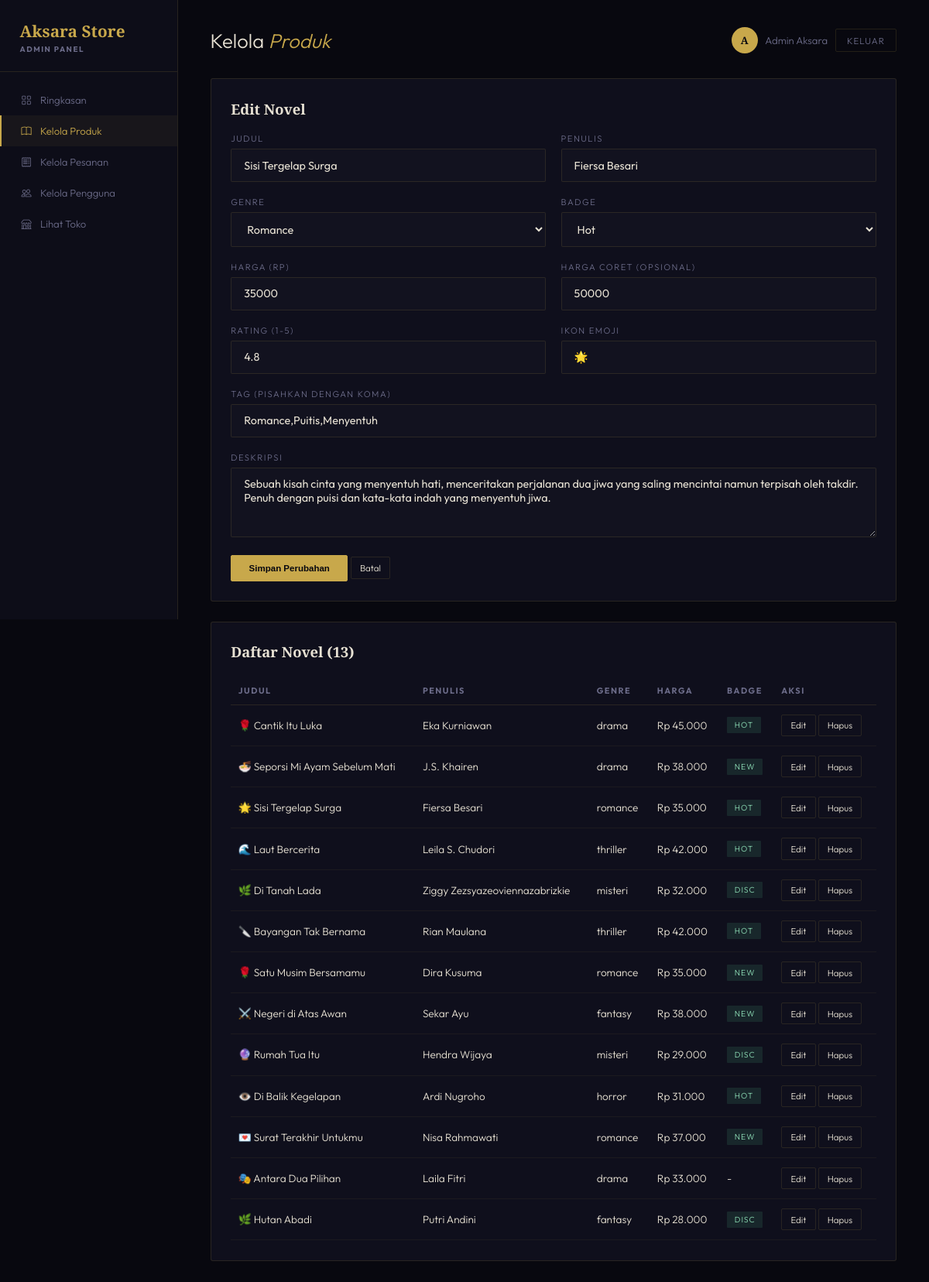
/admin/produk.php?edit=3 (signed in), run on the app's committed database.
### tables this page shows
CREATE TABLE IF NOT EXISTS novels (
  id            INT AUTO_INCREMENT PRIMARY KEY,
  title         VARCHAR(150) NOT NULL,
  author        VARCHAR(120) NOT NULL,
  genre         VARCHAR(40)  NOT NULL,
  price         INT NOT NULL,
  orig_price    INT DEFAULT NULL,
  rating        DECIMAL(2,1) DEFAULT 4.5,
  badge         ENUM('new','hot','disc','') DEFAULT '',
  icon          VARCHAR(10)  DEFAULT '📖',
  description   TEXT,
  tags          VARCHAR(255) DEFAULT NULL,
  cover_bg      VARCHAR(255) DEFAULT NULL,
  cover_color   VARCHAR(20)  DEFAULT '#c8a84b',
  status        ENUM('active','hidden') NOT NULL DEFAULT 'active',
  created_at    DATETIME DEFAULT CURRENT_TIMESTAMP
);

### config/session.php (called while the page is built, shortened)
<?php
function e(string $str): string {
    return htmlspecialchars($str, ENT_QUOTES, 'UTF-8');
}

### admin/produk.php (the view, shortened to what this page needs)
<?php
require_once __DIR__ . '/../config/session.php';
require_once __DIR__ . '/../config/database.php';
$editData = null;
if (isset($_GET['edit'])) {
    $stmt = $pdo->prepare('SELECT * FROM novels WHERE id = ?');
    $stmt->execute([(int)$_GET['edit']]);
    $editData = $stmt->fetch();
}
$novels = $pdo->query('SELECT * FROM novels ORDER BY created_at DESC')->fetchAll();
include __DIR__ . '/_nav.php';
?>
    <div class="dash-top">
      <div class="dash-title">Kelola <span>Produk</span></div>
      <div class="user-chip">
        <div class="av"><?= strtoupper(substr($_SESSION['full_name'],0,1)) ?></div>
        <div><?= e($_SESSION['full_name']) ?></div>
        <a href="../auth/logout.php" class="btn-logout">Keluar</a>
      </div>
    </div>
    <div class="panel">
      <div class="panel-head"><h3><?= $editData ? 'Edit Novel' : 'Tambah Novel Baru' ?></h3></div>
      <form method="post">
        <div class="form-grid">
          <div><label class="f-label">Judul</label><input class="c-input" name="title" required value="<?= e($editData['title'] ?? '') ?>"/></div>
          <div><label class="f-label">Penulis</label><input class="c-input" name="author" required value="<?= e($editData['author'] ?? '') ?>"/></div>
          <div>
            <label class="f-label">Genre</label>
            <select class="c-input" name="genre" required>
              <?php foreach (['drama','romance','thriller','misteri','fantasy','horror'] as $g): ?>
                <option value="<?= $g ?>" <?= (($editData['genre'] ?? '')===$g)?'selected':'' ?>><?= ucfirst($g) ?></option>
              <?php endforeach; ?>
            </select>
          </div>
          <div>
            <label class="f-label">Badge</label>
            <select class="c-input" name="badge">
              <option value="hot" <?= (($editData['badge'] ?? '')==='hot')?'selected':'' ?>>Hot</option>
            </select>
          </div>
          <div><label class="f-label">Harga (Rp)</label><input class="c-input" type="number" name="price" required value="<?= e((string)($editData['price'] ?? '')) ?>"/></div>
          <div><label class="f-label">Harga Coret (opsional)</label><input class="c-input" type="number" name="orig_price" value="<?= e((string)($editData['orig_price'] ?? '')) ?>"/></div>
          <div><label class="f-label">Rating (1-5)</label><input class="c-input" type="number" step="0.1" min="1" max="5" name="rating" value="<?= e((string)($editData['rating'] ?? '4.5')) ?>"/></div>
          <div><label class="f-label">Ikon Emoji</label><input class="c-input" name="icon" value="<?= e($editData['icon'] ?? '📖') ?>"/></div>
          <div class="full"><label class="f-label">Tag (pisahkan dengan koma)</label><input class="c-input" name="tags" value="<?= e($editData['tags'] ?? '') ?>"/></div>
          <div class="full"><label class="f-label">Deskripsi</label><textarea class="c-input" name="description"><?= e($editData['description'] ?? '') ?></textarea></div>
        </div>
        <button class="btn-sm primary" type="submit" style="padding:.6rem 1.4rem">
          <?= $editData ? 'Simpan Perubahan' : 'Tambah Novel' ?>
        </button>
        <?php if ($editData): ?><a href="produk.php" class="btn-sm">Batal</a><?php endif; ?>
      </form>
    </div>
    <div class="panel">
      <div class="panel-head"><h3>Daftar Novel (<?= count($novels) ?>)</h3></div>
      <table>
        <thead><tr><th>Judul</th><th>Penulis</th><th>Genre</th><th>Harga</th><th>Badge</th><th>Aksi</th></tr></thead>
        <tbody>
        <?php foreach ($novels as $n): ?>
          <tr>
            <td><?= $n['icon'] ?> <?= e($n['title']) ?></td>
            <td><?= e($n['author']) ?></td>
            <td><?= e($n['genre']) ?></td>
            <td>Rp <?= number_format($n['price'],0,',','.') ?></td>
            <td><?= $n['badge'] ? '<span class="badge badge-active">'.e($n['badge']).'</span>' : '-' ?></td>
            <td>
              <a href="produk.php?edit=<?= $n['id'] ?>" class="btn-sm">Edit</a>
              <a href="produk.php?hapus=<?= $n['id'] ?>" class="btn-sm danger" onclick="return confirm('Hapus novel ini?')">Hapus</a>
            </td>
          </tr>
        <?php endforeach; ?>
        </tbody>
      </table>
    </div>
  </div>
</div>
</body>
</html>

### assets/css/dashboard.css (style rules this page uses)
:root { --bg:#08080f; --bg2:#0d0d18; --bg3:#12121f; --card:#0f0f1c; --gold:#c8a84b; --gold2:#e5c97a; --text:#e8e2d4; --muted:#6b6b88; --border:rgba(200,168,75,.14); --red:#e05555; --green:#4caf7d; --serif:'Cormorant Garamond',Georgia,serif; --sans:'Outfit',sans-serif; }
*,*::before,*::after { box-sizing:border-box;margin:0;padding:0 }
body { background:var(--bg);color:var(--text);font-family:var(--sans);font-weight:300;min-height:100vh }
a { color:var(--gold);text-decoration:none }
h1,h2,h3,h4 { font-family:var(--serif);font-weight:700 }
.f-label { font-size:.7rem;letter-spacing:1.5px;text-transform:uppercase;color:var(--muted);margin-bottom:.4rem;display:block }
.c-input { background:var(--bg3);border:1px solid var(--border);color:var(--text);border-radius:2px;padding:.7rem 1rem;width:100%;font-family:var(--sans);font-size:.9rem;margin-bottom:1.2rem;outline:none;transition:border-color .3s }
.dash-top { display:flex;justify-content:space-between;align-items:center;margin-bottom:2rem;flex-wrap:wrap;gap:1rem }
.dash-title { font-size:1.6rem }
.dash-title span { color:var(--gold);font-style:italic }
.user-chip { display:flex;align-items:center;gap:.6rem;font-size:.82rem;color:var(--muted) }
.user-chip .av { width:34px;height:34px;border-radius:50%;background:var(--gold);color:#08080f;display:flex;align-items:center;justify-content:center;font-weight:700;font-family:var(--serif) }
.btn-logout { border:1px solid var(--border);color:var(--muted);background:transparent;padding:.4rem .9rem;border-radius:2px;font-size:.72rem;letter-spacing:1px;text-transform:uppercase;cursor:pointer;transition:all .3s }
.panel { background:var(--card);border:1px solid var(--border);border-radius:3px;padding:1.6rem;margin-bottom:1.6rem }
.panel-head { display:flex;justify-content:space-between;align-items:center;margin-bottom:1.2rem;flex-wrap:wrap;gap:.8rem }
.panel-head h3 { font-size:1.15rem }
table { width:100%;border-collapse:collapse;font-size:.85rem }
th { text-align:left;color:var(--muted);font-size:.68rem;letter-spacing:1.5px;text-transform:uppercase;padding:.7rem .6rem;border-bottom:1px solid var(--border) }
td { padding:.75rem .6rem;border-bottom:1px solid rgba(200,168,75,.07);vertical-align:middle }
.badge { font-size:.65rem;padding:.25rem .6rem;border-radius:1px;letter-spacing:1px;text-transform:uppercase;display:inline-block }
.badge-active { background:rgba(76,175,125,.15);color:#8fe0b8 }
.btn-sm { border:1px solid var(--border);background:transparent;color:var(--text);padding:.35rem .7rem;border-radius:2px;font-size:.72rem;cursor:pointer;transition:all .25s;text-decoration:none;display:inline-block }
.btn-sm.primary { background:var(--gold);color:#08080f;border-color:var(--gold);font-weight:600 }
.form-grid { display:grid;grid-template-columns:1fr 1fr;gap:0 1.2rem }
.form-grid .full { grid-column:1/-1 }
select.c-input { cursor:pointer }
textarea.c-input { resize:vertical;min-height:90px }

### data on the page
novels: title "Sisi Tergelap Surga", author "Fiersa Besari", genre "Romance", badge "Hot", price "35000", orig_price "50000", rating "4.8", icon "🌟", tags "Romance,Puitis,Menyentuh", description "Sebuah kisah cinta yang menyentuh hati, menceritakan perjalanan dua jiwa yang saling mencintai namun terpisah oleh takdir. Penuh dengan puisi dan kata-kata indah yang menyentuh jiwa.", genre "romance", price "35.000", badge "HOT"
novels: icon "🌹", title "Cantik Itu Luka", author "Eka Kurniawan", genre "drama", price "45.000", badge "HOT"
novels: icon "🍜", title "Seporsi Mi Ayam Sebelum Mati", author "J.S. Khairen", genre "drama", price "38.000", badge "NEW"
novels: icon "🌊", title "Laut Bercerita", author "Leila S. Chudori", genre "thriller", price "42.000", badge "HOT"
novels: icon "🌿", title "Di Tanah Lada", author "Ziggy Zezsyazeoviennazabrizkie", genre "misteri", price "32.000", badge "DISC"
novels: icon "🔪", title "Bayangan Tak Bernama", author "Rian Maulana", genre "thriller", price "42.000", badge "HOT"
novels: icon "🌹", title "Satu Musim Bersamamu", author "Dira Kusuma", genre "romance", price "35.000", badge "NEW"
novels: icon "⚔️", title "Negeri di Atas Awan", author "Sekar Ayu", genre "fantasy", price "38.000", badge "NEW"
novels: icon "🔮", title "Rumah Tua Itu", author "Hendra Wijaya", genre "misteri", price "29.000", badge "DISC"
novels: icon "👁️", title "Di Balik Kegelapan", author "Ardi Nugroho", genre "horror", price "31.000", badge "HOT"
novels: icon "💌", title "Surat Terakhir Untukmu", author "Nisa Rahmawati", genre "romance", price "37.000", badge "NEW"
novels: icon "🎭", title "Antara Dua Pilihan", author "Laila Fitri", genre "drama", price "33.000"
novels: icon "🌿", title "Hutan Abadi", author "Putri Andini", genre "fantasy", price "28.000", badge "DISC"

### other printed values
substr($_SESSION['full_name'],0,1) "A"
$_SESSION['full_name'] "Admin Aksara"
count($novels) "13"
